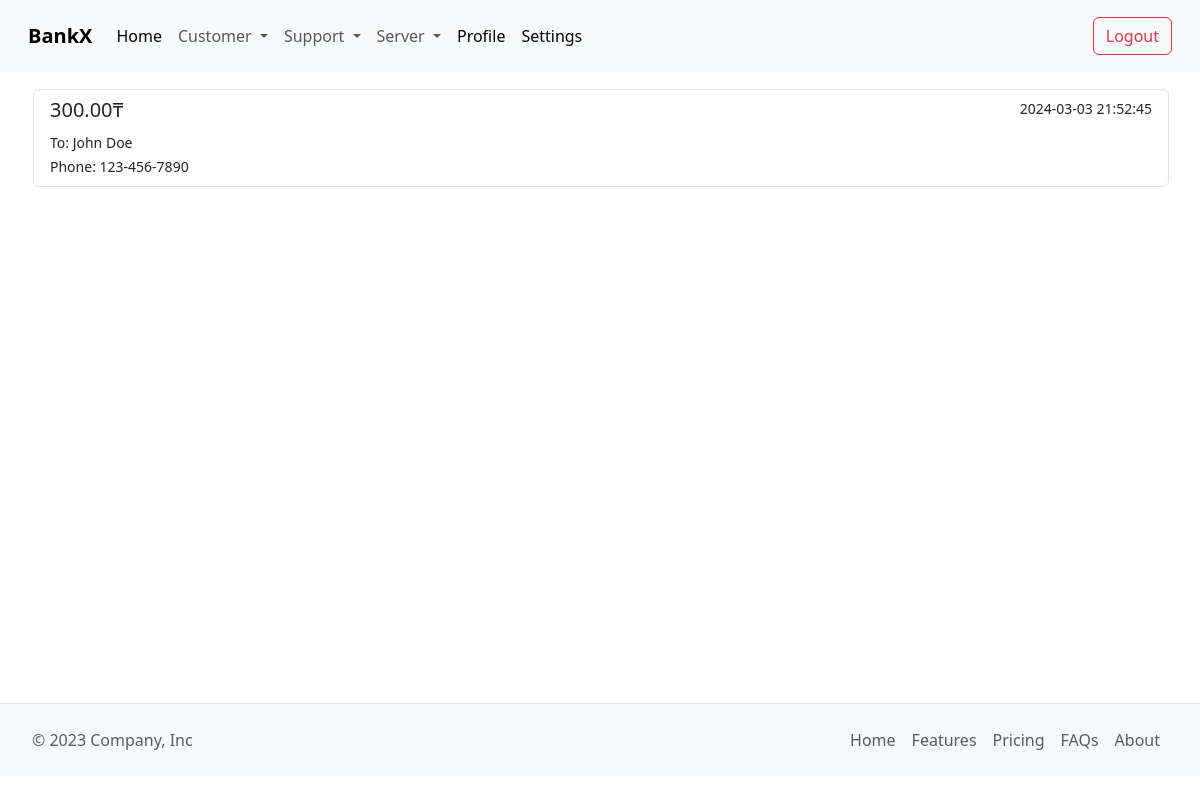
/Admin/customer_transfer_history.php?id=4 (signed in), run on the app's committed database.
### tables this page shows
CREATE TABLE `Transfer` (
    `TransferID` INT PRIMARY KEY AUTO_INCREMENT,
    `CustomerID` INT NOT NULL,
    `RecipientID` INT NOT NULL,
    `RecipientName` VARCHAR(100) NOT NULL, 
    `PhoneNumber` VARCHAR(100) NOT NULL,
    `TransferDate` TIMESTAMP DEFAULT CURRENT_TIMESTAMP,
    `Amount` DECIMAL(10, 2) NOT NULL,
    FOREIGN KEY (`CustomerID`) REFERENCES `Customers`(`CustomerID`) ON DELETE CASCADE,
    FOREIGN KEY (`RecipientID`) REFERENCES `Customers`(`CustomerID`) ON DELETE CASCADE
);

### src/Admin/customer_transfer_history.php (the view, shortened to what this page needs)
<?php
include("include/header.php");
require("../Modules/config.php");
$userid = $_GET['id'];
$stmt = $conn->prepare("SELECT * FROM `Transfer` WHERE `CustomerID` = :userid");
$stmt->bindValue(":userid", $userid, PDO::PARAM_INT);
$stmt->execute();
$result = $stmt->fetchAll(PDO::FETCH_ASSOC);
?>
<div class="list-group" style="padding-left: 2rem; padding-right: 2rem; padding-bottom: 5rem; padding-top: 1rem;">
    <?php
    foreach ($result as $row) {
    ?>
    <a href="#" class="list-group-item list-group-item-action flex-column align-items-start " style="margin: 1px;">
        <div class="d-flex w-100 justify-content-between">
            <h5 class="mb-1"><?php echo $row['Amount']; ?>₸</h5>
            <small><?php echo $row['TransferDate']; ?></small>
        </div>
        <small>To: <?php echo $row['RecipientName']; ?></small><br>
        <small>Phone: <?php echo $row['PhoneNumber']; ?></small><br>
    </a>
    <?php
    }
    ?>
</div>
<?php
include("include/footer.php");
?>

### data on the page
transfer: Amount "300.00", TransferDate "2024-03-03 21:52:45", RecipientName "John Doe", PhoneNumber "123-456-7890"
